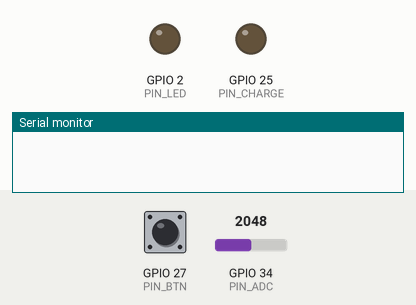
This sketch was run on a simulated ESP32. On the bench: output pins drawn as LEDs (lit = HIGH), the last lines printed to the serial monitor. Dashed ring = blinking. The test bench sets the inputs (shaded band); at power-on: GPIO 27 (PIN_BTN) HIGH, GPIO 34 (PIN_ADC) = 2048.

Above: at 1.2 s.
1.3 s: GPIO 27 (PIN_BTN) pulled LOW for 0.15 s
At 1.53 s:
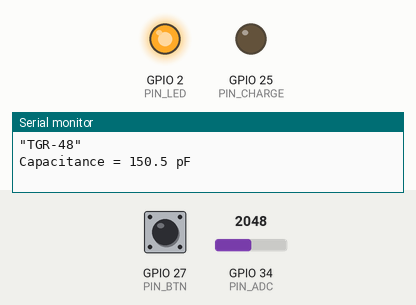
3.1 s: GPIO 27 (PIN_BTN) pulsed LOW 2 times (0.12 s each, 0.3 s apart)
At 3.5 s:
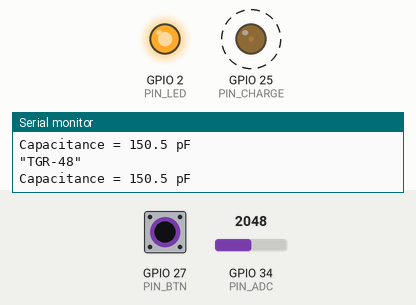
Timing chart, 0 to 6.1 s (numbered marks = the images above; inputs shaded):
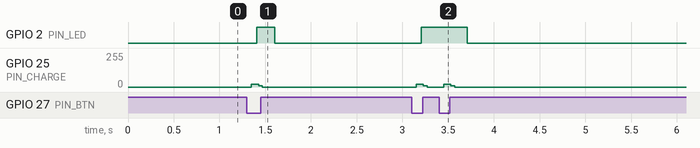

Measured:
- after the input at 1.3 s, GPIO 2 (PIN_LED): LOW → HIGH after 0.11 s, → LOW 0.20 s later; GPIO 25 (PIN_CHARGE): 0/255 → 19/255 after 0.05 s, → 0/255 0.08 s later
- after the input at 3.1 s, GPIO 2 (PIN_LED): LOW → HIGH after 0.11 s, → LOW 0.50 s later; GPIO 25 (PIN_CHARGE): alternates 19/255 for 0.08 s and 0/255 for 0.22 s, 4 changes in all, then stays 0/255, starting after 0.05 s

The sketch:

tgr48-capacitance.ino
```cpp
// TGR-48 Capacitance meter (ESP32, method 3: fixed charge time + ADC, auto-range)
// Circuit: GPIO25 -> R1 (1 MOhm) -> Vc node -> GPIO34 (ADC1)
//          Vc node -> Cx -> GND
// Press BOOT (GPIO0) once -> measure once, print over Serial 9600, LED (GPIO2) on 200 ms.

const int PIN_CHARGE = 25, PIN_ADC = 34, PIN_BTN = 27, PIN_LED = 2;

// ---- Calibration (measured on our board) ----
const float R1 = 1.043e6;       // R1 measured with Fluke 117 (out of circuit)
const float VCC_MV = 3268;      // 3V3 rail measured with Fluke 117
const float C_STRAY_PF = 6.8;   // stray C, measured with no Cx (avg of 10)
const float GAIN = 0.9765;      // from 104Z reference = 146 nF (Fluke 117)

// ---- Auto-range settings ----
const uint32_t T_MIN_US = 20;               // shortest charge time
const uint32_t COARSE_TIMEOUT_US = 4000000; // coarse step waits at most 4 s
const float MAX_TAU_S = 5.0;                // tau above this (C > ~4.8 uF) = out of range

float lastTau = 0;   // tau of previous measurement (s), used for discharge time

void discharge(float tau) {
  digitalWrite(PIN_CHARGE, LOW);
  delay((uint32_t)(7.0 * tau * 1000.0) + 2);      // wait 7 tau
}

// Coarse step: time until Vc reaches 50% to estimate tau
float estimateTau() {
  discharge(lastTau);
  digitalWrite(PIN_CHARGE, HIGH);
  uint32_t t0 = micros(), t = 0;
  float mv = 0;
  while (true) {
    mv = analogReadMilliVolts(PIN_ADC);
    t = micros() - t0;
    if (mv >= VCC_MV * 0.5 || t >= COARSE_TIMEOUT_US) break;
  }
  digitalWrite(PIN_CHARGE, LOW);
  float frac = mv / VCC_MV;
  if (frac < 0.05) return -1;                       // too large, barely charged
  if (frac > 0.95) frac = 0.95;
  return (t * 1e-6) / -log(1.0 - frac);
}

// Fine step: method 3 at the chosen charge time
float measureAt(uint32_t tch_us, float tau) {
  discharge(tau);
  digitalWrite(PIN_CHARGE, HIGH);
  delayMicroseconds(tch_us);
  float mv = analogReadMilliVolts(PIN_ADC);
  digitalWrite(PIN_CHARGE, LOW);
  if (mv < VCC_MV * 0.05 || mv > VCC_MV * 0.95) return NAN;
  return -(tch_us * 1e-6) / (R1 * log(1.0 - mv / VCC_MV)) * 1e12;
}

float measurePF() {
  float tau = estimateTau();
  if (tau < 0 || tau > MAX_TAU_S) { lastTau = 1.0; return NAN; }
  uint32_t tch = (uint32_t)(0.693 * tau * 1e6);     // aim for Vc = 50%
  if (tch < T_MIN_US) tch = T_MIN_US;
  int n = constrain((int)(2.0 / (7.7 * tau)), 3, 32); // average at least 3 runs
  float sum = 0; int ok = 0;
  for (int i = 0; i < n; i++) {
    float c = measureAt(tch, tau);
    if (!isnan(c)) { sum += c; ok++; }
  }
  lastTau = tau;
  return ok ? (sum / ok - C_STRAY_PF) * GAIN : NAN;
}

uint32_t ledOffAt = 0; bool lastBtn = HIGH; uint32_t lastChange = 0;

void setup() {
  Serial.begin(9600);
  pinMode(PIN_CHARGE, OUTPUT); digitalWrite(PIN_CHARGE, LOW);
  pinMode(PIN_BTN, INPUT_PULLUP);
  pinMode(PIN_LED, OUTPUT);
  analogSetAttenuation(ADC_11db);
}

void loop() {
  bool b = digitalRead(PIN_BTN);
  if (b != lastBtn && millis() - lastChange > 50) {   // debounce
    lastChange = millis(); lastBtn = b;
    if (b == LOW) {                                    // one press = one measurement
      float pf = measurePF();
      if (isnan(pf)) Serial.println("\"TGR-48\"\nCapacitance = out of range");
      else Serial.printf("\"TGR-48\"\nCapacitance = %.1f pF\n", pf);
      digitalWrite(PIN_LED, HIGH); ledOffAt = millis() + 200;
    }
  }
  if (ledOffAt && (int32_t)(millis() - ledOffAt) >= 0) { digitalWrite(PIN_LED, LOW); ledOffAt = 0; }
}
```
